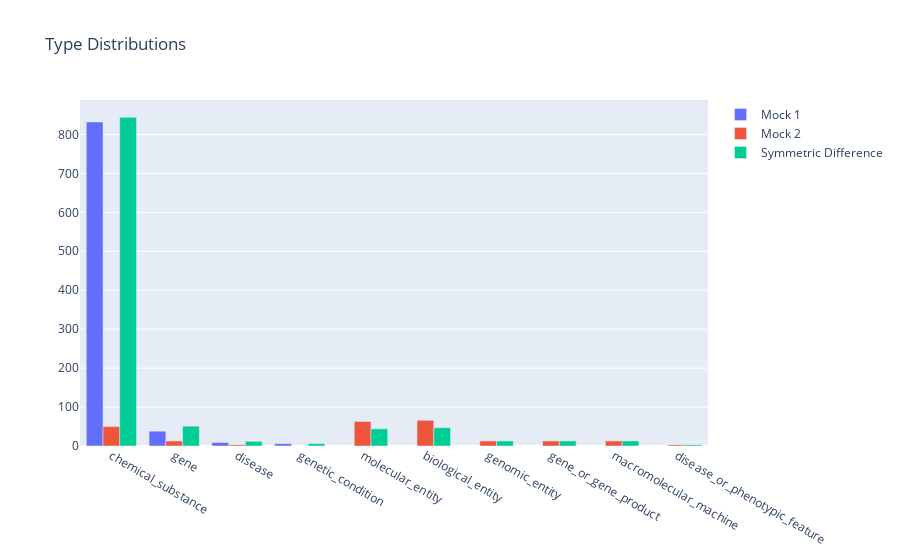

Notebook source saved alongside this figure:
### Code cell
KnowledgeGraph.plot_node_type_distributions(
    (mock1, "Mock 1"),
    (mock2, "Mock 2"),
    (simple_symmetric_difference, "Symmetric Difference")
)

### Figure 1 — Plotly figure (JSON) as saved in the notebook; plotly's stock layout.template omitted (floating-point values rounded to 4 significant figures)
{"data": [{"name": "Mock 1", "type": "bar", "x": ["chemical_substance", "gene", "disease", "genetic_condition"], "y": [832, 38, 9, 6]}, {"name": "Mock 2", "type": "bar", "x": ["chemical_substance", "molecular_entity", "biological_entity", "genomic_entity", "gene_or_gene_product", "macromolecular_machine", "gene", "disease_or_phenotypic_feature", "disease"], "y": [50, 63, 66, 13, 13, 13, 13, 3, 3]}, {"name": "Symmetric Difference", "type": "bar", "x": ["chemical_substance", "gene", "disease", "genetic_condition", "molecular_entity", "biological_entity", "genomic_entity", "gene_or_gene_product", "macromolecular_machine", "disease_or_phenotypic_feature"], "y": [844, 51, 12, 6, 44, 47, 13, 13, 13, 3]}], "layout": {"barmode": "group", "title": {"text": "Type Distributions"}}}
